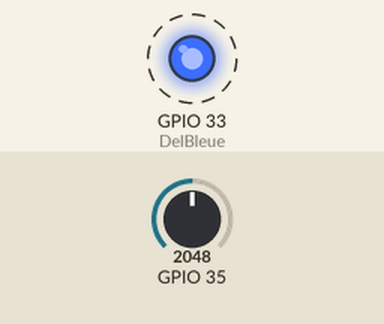
This sketch was run on a simulated ESP32. Parts: output pins drawn as LEDs (lit = HIGH). Dashed ring = blinking. The inputs (shaded band) are chosen by the test bench; at power-on: GPIO 35 = 2048. What the sketch prints to the serial monitor is not drawn.

Above: at 0.5 s.
Timing chart, 0 to 4.8 s (numbered marks = the images above):
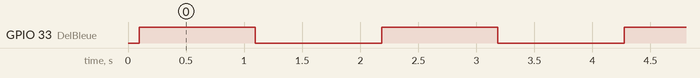

Measured:
- by itself, GPIO 33 (DelBleue): alternates HIGH for 1.0 s and LOW for 1.1 s

The sketch:

Declencheur-Appareil_Photo_00.ino
```cpp
/*DÉCLENCHEUR D'APPAREIL PHOTO ET DE FLASHS
*
* Auteur : Richard Morel
*     2018-11-09
*
* Modification
*     2018-11-17
*     - Mesure du voltage d'entrée
*     - Ajout du clignotement de la DEL Bleu
*       Relié sur la broche D33
*
*/

const int DelBleue = 33; // DEL bleue reliée au GPIO33

// Références pour la conversion Analog/Digital
// https://espressif-docs.readthedocs-hosted.com/projects/esp-idf/en/v2.1.1/api-reference/peripherals/adc.html
// https://docs.espressif.com/projects/esp-idf/en/latest/api-reference/peripherals/adc.html
#include <driver/adc.h>
//ADC1_CHANNEL_7 D35 35

  // La tension pleine échelle par défaut du CAD (ADC) est 1,1 V
  // Pour lire des tensions plus élevées (jusqu’à la tension maximale de la broche, généralement 3,3 V),
  // vous devez régler une atténuation du signal> 0 dB pour le canal du CAD quand VDD_A est 3.3V:
  // Une atténuation de 0 dB (ADC_ATTEN_0db) donne une tension à pleine échelle de 1,1 V
  // Une atténuation de 2,5 dB (ADC_ATTEN_2_5db) donne une tension à pleine échelle de 1,5 V
  // Une atténuation de 6 dB (ADC_ATTEN_6db) donne une tension à pleine échelle de 2,2 V
  // Une atténuation de 11 dB (ADC_ATTEN_11db) donne une tension à pleine échelle de 3,9 V (voir la remarque ci-dessous)
  // La tension à pleine échelle est la tension correspondant à une lecture maximale
  // Remarque : à 11 dB d'atténuation, la tension maximale est limitée par VDD_A, et non par la tension à pleine échelle.
  // En fonction de la largeur de bit configurée par ADC, cette valeur est: 4095 pour 12 bits, 2047 pour 11 bits, 1023 pour 10 bits, 511 pour 9 bits
  //

  //En raison des caractéristiques du CAD, les résultats les plus précis sont obtenus dans les plages de tension approximatives suivantes:
  // - 0dB    d'atténuation (ADC_ATTEN_DB_0) entre 100 and 950mV
  // - 2.5dB  d'atténuation (ADC_ATTEN_DB_2_5) entre 100 and 1250mV
  // - 6dB    d'atténuation (ADC_ATTEN_DB_6) entre 150 to 1750mV
  // - 11dB   d'atténuation (ADC_ATTEN_DB_11) entre 150 to 2450mV
  // - Pour une précision maximale, utilisez les API d’étalonnage ADC et mesurez les tensions dans les plages recommandées.

float VoltMesure = 0;
float vpeDvValmx_0DB = 1.1/4095; // 12 bits de résolution
float vvpeDvValmx_2_5DB = 1.5/4095;
float vpeDvValmx_6DB = 2.0/4095;
float vpeDvValmx_11DB = 3.9/4095;

float calibrationDiviseurTSN = 7.99/8.70;      // valeur réelle diviser par VoltMesure lorsque calibrationDiviseurTSN égal à 1
float calibrationDiviseurTsnTrtPolyn = 7.99/8.07; // valeur réelle diviser par VoltMesure lorsque calibrationDiviseurTsn égal à 1


// -----------------------------------------------------------------------------
// SETUP   SETUP   SETUP   SETUP   SETUP   SETUP   SETUP   SETUP   SETUP
// -----------------------------------------------------------------------------
void setup() {
  Serial.begin(9600);

  pinMode(DelBleue, OUTPUT);

  // ***** Configuration pour faire des mesures sur D35 (voltage de la source d'alimentation) ******
  adc1_config_width(ADC_WIDTH_BIT_12); // Définie la résolution (0 à 4095)


  adc1_config_channel_atten(ADC1_CHANNEL_7,ADC_ATTEN_DB_11); //Le voltage maximum au GPIO est de 3.3V

  Serial.println("PRÊT");
}

// -----------------------------------------------------------------------------
// LOOP     LOOP     LOOP     LOOP     LOOP     LOOP     LOOP     LOOP     LOOP
// -----------------------------------------------------------------------------
void loop() {

  // Méthode de la règle de trois
  int DigitalValueVoltAlimCtrl = analogRead(35);
  float VoltAlimCtrlReduit = DigitalValueVoltAlimCtrl * vpeDvValmx_11DB;
  VoltMesure = VoltAlimCtrlReduit*122/22; // Diviseur de tension 100K, 22K
  VoltMesure = VoltMesure*calibrationDiviseurTSN; // correction dû aux valeurs imprécises du diviseur de tension

  Serial.print(DigitalValueVoltAlimCtrl);Serial.print(" DigitalValueVoltAlimCtrl ");Serial.print(VoltAlimCtrlReduit);Serial.print(" VoltAlimCtrlReduit  ");
  Serial.print(VoltMesure);Serial.println(" VoltMesure");

  // Méthode de G6EJD  (applicable si l'atténuation est 11dB et la résolution est 12 bits)
  float reading = analogRead(35);
  float VoltAlimCtrlReduitTrtPolyn = -0.000000000000016 * pow(reading,4) + 0.000000000118171 * pow(reading,3)- 0.000000301211691 * pow(reading,2)+ 0.001109019271794 * reading + 0.034143524634089;
  float VoltMesureTrtPolyn = VoltAlimCtrlReduitTrtPolyn*122/22; // Diviseur de tension 100K, 22K
  VoltMesureTrtPolyn = VoltMesureTrtPolyn*calibrationDiviseurTsnTrtPolyn; // correction dû aux valeurs imprécises du diviseur de tension

  Serial.print(reading);Serial.print(" DigitalValueVoltAlimCtrl ");Serial.print(VoltAlimCtrlReduitTrtPolyn);Serial.print(" VoltAlimCtrlReduit  ");
  Serial.print(VoltMesureTrtPolyn);Serial.println(" VoltMesure");
  Serial.println(" ");

  digitalWrite(DelBleue, HIGH);   // Allume le DEL (voltage HAUT)
  delay(1000);                    // Attend X millisecondes
  digitalWrite(DelBleue, LOW);    // Éteint le DEL (voltage BAS)
  delay(1000);                    // Attend X millisecondes

}
```
